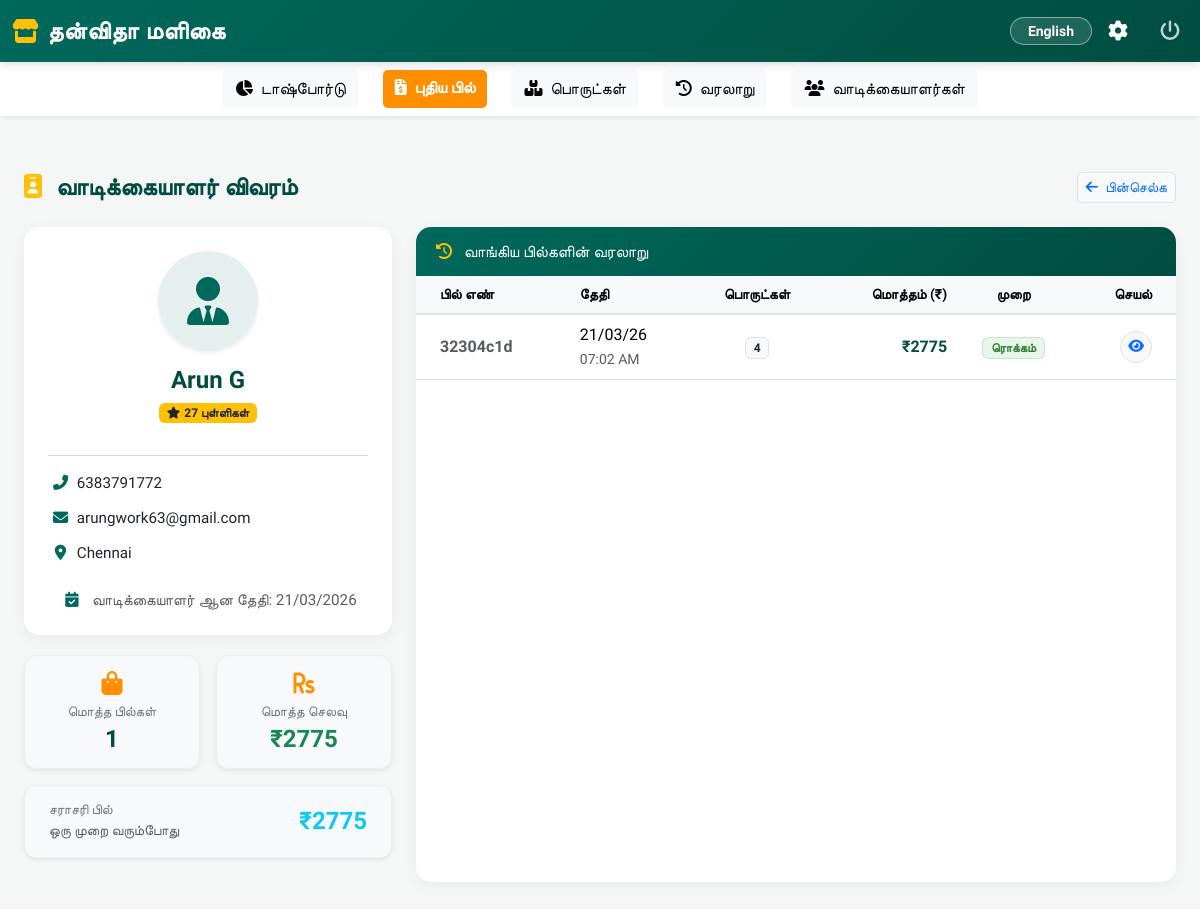
The app's page /admin/customer/2 (signed in) with its own data.
### models.py (models this page shows)
class Customer(db.Model):
    __tablename__ = 'customer'
    id = db.Column(db.Integer, primary_key=True)
    name = db.Column(db.String(100), nullable=False)
    phone = db.Column(db.String(15), unique=True, nullable=False, index=True) # Index for fast lookup at billing
    email = db.Column(db.String(100))
    address = db.Column(db.Text)
    gst_no = db.Column(db.String(20))
    loyalty_points = db.Column(db.Integer, default=0)  # Loyalty points
    created_at = db.Column(db.DateTime, default=datetime.utcnow)
    orders = db.relationship('Order', backref='customer', lazy=True)

class Order(db.Model):
    __tablename__ = 'order'
    id = db.Column(db.Integer, primary_key=True)
    order_number = db.Column(db.String(50), unique=True, nullable=False, index=True)
    bill_number = db.Column(db.String(50), unique=True, nullable=False, index=True)
    customer_id = db.Column(db.Integer, db.ForeignKey('customer.id'))
    order_date = db.Column(db.DateTime, default=datetime.utcnow)
    total_amount = db.Column(db.Float, default=0)
    discount = db.Column(db.Float, default=0)
    tax_amount = db.Column(db.Float, default=0)
    grand_total = db.Column(db.Float, default=0)
    payment_method = db.Column(db.String(20), nullable=False)  # Cash, Card, UPI
    payment_status = db.Column(db.String(20), default='Completed')
    created_by = db.Column(db.Integer, db.ForeignKey('user.id'))
    created_at = db.Column(db.DateTime, default=datetime.utcnow)
    items = db.relationship('OrderItem', backref='order', lazy=True, cascade='all, delete-orphan')

### app.py (the view)
@app.route('/admin/customer/<int:id>')
@login_required
def customer_detail(id):
    customer = Customer.query.get_or_404(id)
    orders = Order.query.filter_by(customer_id=id).order_by(Order.order_date.desc()).all()
    total_spent = sum(order.grand_total for order in orders)
    avg_bill = total_spent / len(orders) if orders else 0
    return render_template('admin/customer_detail.html', customer=customer, orders=orders, total_spent=total_spent, avg_bill=avg_bill)

### app.py (called while the page is built)
@login_manager.user_loader
def load_user(user_id):
    return User.query.get(int(user_id))

### templates/admin/customer_detail.html (shortened to what this page needs)
{% extends "base.html" %}
{% block content %}
<div class="container-fluid mt-3 mb-5">
    <div class="d-flex justify-content-between align-items-center mb-4">
        <h4 class="mb-0 fw-bold" style="color: var(--shop-primary-dark);">
            <i class="fas fa-id-badge text-warning me-2"></i> வாடிக்கையாளர் விவரம்
        </h4>
        <a href="{{ url_for('admin_customers') }}" class="btn btn-sm btn-light border text-primary">
            <i class="fas fa-arrow-left me-1"></i> பின்செல்க
        </a>
    </div>
    <div class="row">
        <div class="col-lg-4 mb-4">
            <div class="card custom-card">
                <div class="card-body p-4 text-center">
                    <div class="profile-icon-large shadow-sm">
                        <i class="fas fa-user-tie"></i>
                    </div>
                    <h4 class="fw-bold mb-0" style="color: var(--shop-primary-dark);">{{ customer.name }}</h4>
                    {% if customer.loyalty_points %}
                        <span class="badge bg-warning text-dark mt-2 mb-3"><i class="fas fa-star me-1"></i>{{ customer.loyalty_points }} புள்ளிகள்</span>
                    {% else %}
                        <div class="mb-3"></div>
                    {% endif %}
                    <hr class="text-muted opacity-25">
                    <div class="info-list text-start mt-3">
                        <p><strong><i class="fas fa-phone-alt"></i></strong> {{ customer.phone }}</p>
                        {% if customer.email %}
                            <p><strong><i class="fas fa-envelope"></i></strong> {{ customer.email }}</p>
                        {% endif %}
                        {% if customer.address %}
                            <p><strong><i class="fas fa-map-marker-alt"></i></strong> {{ customer.address }}</p>
                        {% endif %}
                        <p class="text-muted small mt-4 mb-0 text-center">
                            <i class="fas fa-calendar-check me-1"></i> வாடிக்கையாளர் ஆன தேதி: {{ customer.created_at.strftime('%d/%m/%Y') }}
                        </p>
                    </div>
                </div>
            </div>
            <div class="row g-3">
                <div class="col-6">
                    <div class="stat-box shadow-sm">
                        <i class="fas fa-shopping-bag"></i>
                        <h5>மொத்த பில்கள்</h5>
                        <h3>{{ orders|length }}</h3>
                    </div>
                </div>
                <div class="col-6">
                    <div class="stat-box shadow-sm">
                        <i class="fas fa-rupee-sign"></i>
                        <h5>மொத்த செலவு</h5>
                        <h3 class="text-success">₹{{ "%.0f"|format(total_spent) }}</h3>
                    </div>
                </div>
                <div class="col-12">
                    <div class="stat-box shadow-sm d-flex justify-content-between align-items-center px-4">
                        <div class="text-start">
                            <h5 class="mb-0">சராசரி பில்</h5>
                            <small class="text-muted">ஒரு முறை வரும்போது</small>
                        </div>
                        <h3 class="text-info mb-0">₹{{ "%.0f"|format(avg_bill) }}</h3>
                    </div>
                </div>
            </div>
        </div>
        <div class="col-lg-8">
            <div class="card custom-card h-100">
                <div class="custom-card-header d-flex justify-content-between align-items-center">
                    <h6 class="mb-0"><i class="fas fa-history text-warning me-2"></i> வாங்கிய பில்களின் வரலாறு</h6>
                </div>
                <div class="card-body p-0">
                    <div class="table-responsive">
                        <table class="table table-hover align-middle mb-0">
                            <thead class="table-light text-muted small">
                                <tr>
                                    <th class="ps-4">பில் எண்</th>
                                    <th>தேதி</th>
                                    <th class="text-center d-none d-sm-table-cell">பொருட்கள்</th>
                                    <th class="text-end">மொத்தம் (₹)</th>
                                    <th class="text-center">முறை</th>
                                    <th class="text-end pe-4">செயல்</th>
                                </tr>
                            </thead>
                            <tbody>
                                {% for order in orders %}
                                <tr>
                                    <td class="ps-4"><strong class="text-muted">{{ order.bill_number[-8:] }}</strong></td>
                                    <td>
                                        {{ order.order_date.strftime('%d/%m/%y') }}<br>
                                        <small class="text-muted">{{ order.order_date.strftime('%I:%M %p') }}</small>
                                    </td>
                                    <td class="text-center d-none d-sm-table-cell">
                                        <span class="badge bg-light text-dark border">{{ order.items|length }}</span>
                                    </td>
                                    <td class="text-end fw-bold" style="color: var(--shop-primary-dark);">₹{{ "%.0f"|format(order.grand_total) }}</td>
                                    <td class="text-center">
                                        {% if order.payment_method == 'Cash' or order.payment_method == 'பணம்' %}
                                            <span class="badge badge-cash">ரொக்கம்</span>
                                        {% elif order.payment_method == 'UPI' %}
                                            <span class="badge badge-upi">UPI</span>
                                        {% else %}
                                            <span class="badge badge-card">கார்டு</span>
                                        {% endif %}
                                    </td>
                                    <td class="text-end pe-4">
                                        <a href="{{ url_for('view_bill', id=order.id) }}" class="btn btn-sm btn-light border text-primary rounded-circle" style="width: 32px; height: 32px; padding: 4px;" title="பில்லைப் பார்க்க">
                                            <i class="fas fa-eye"></i>
                                        </a>
                                    </td>
                                </tr>
                                {% endfor %}
                            </tbody>
                        </table>
                    </div>
                </div>
            </div>
        </div>
    </div>
</div>
{% endblock %}

### static/css/style.css (style rules this page uses)
body { font-family: 'Hind Madurai', sans-serif; background-color: #f8f9fa; }
.card { border-radius: 10px; box-shadow: 0 2px 4px rgba(0,0,0,0.1); margin-bottom: 20px; }
.btn { border-radius: 5px; font-weight: 500; }
.table { background-color: white; border-radius: 10px; }
.table thead th { background-color: #f8f9fa; border-bottom: 2px solid #dee2e6; font-weight: 600; }

### templates/base.html (style rules this page uses)
:root { --shop-primary: #00695C; --shop-primary-dark: #004D40; --shop-accent: #FF8F00; --shop-bg: #F4F7F6; }
body { background-color: var(--shop-bg); padding-bottom: 80px; }
@media (min-width: 992px) { body { padding-bottom: 0; } }

### templates/admin/customer_detail.html (style rules this page uses)
.custom-card { border: none; border-radius: 15px; box-shadow: 0 4px 15px rgba(0,0,0,0.05); margin-bottom: 20px; }
.custom-card-header { background: linear-gradient(135deg, var(--shop-primary) 0%, var(--shop-primary-dark) 100%); color: white; border-top-left-radius: 15px !important; border-top-right-radius: 15px !important; padding: 15px 20px; font-weight: bold; }
.profile-icon-large { width: 100px; height: 100px; background-color: rgba(0, 105, 92, 0.1); border-radius: 50%; display: flex; align-items: center; justify-content: center; margin: 0 auto 15px auto; color: var(--shop-primary); font-size: 3rem; }
.info-list p { margin-bottom: 12px; font-size: 0.95rem; }
.info-list i { width: 25px; color: var(--shop-primary); text-align: center; }
.stat-box { background-color: #f8f9fa; border-radius: 12px; padding: 15px 10px; text-align: center; border: 1px solid #eee; height: 100%; }
.stat-box i { font-size: 1.5rem; margin-bottom: 8px; color: var(--shop-accent); }
.stat-box h3 { font-size: 1.5rem; color: var(--shop-primary-dark); font-weight: bold; margin-bottom: 0; }
.stat-box h5 { color: #6c757d; font-size: 0.85rem; margin-bottom: 5px; }
.badge-cash { background-color: #e8f5e9; color: #2e7d32; border: 1px solid #c8e6c9; }

### records on screen
Customer: name "Arun G", loyalty_points "27", phone "6383791772", email "arungwork63@gmail.com", address "Chennai", created_at "21/03/2026"
Order: bill_number "32304c1d", order_date "21/03/26", order_date "07:02 AM", items|length "4", grand_total "2775", payment_method "ரொக்கம்"

### other values on screen
{{ orders|length }} "1"
{{ "%.0f"|format(total_spent) }} "2775"
{{ "%.0f"|format(avg_bill) }} "2775"
